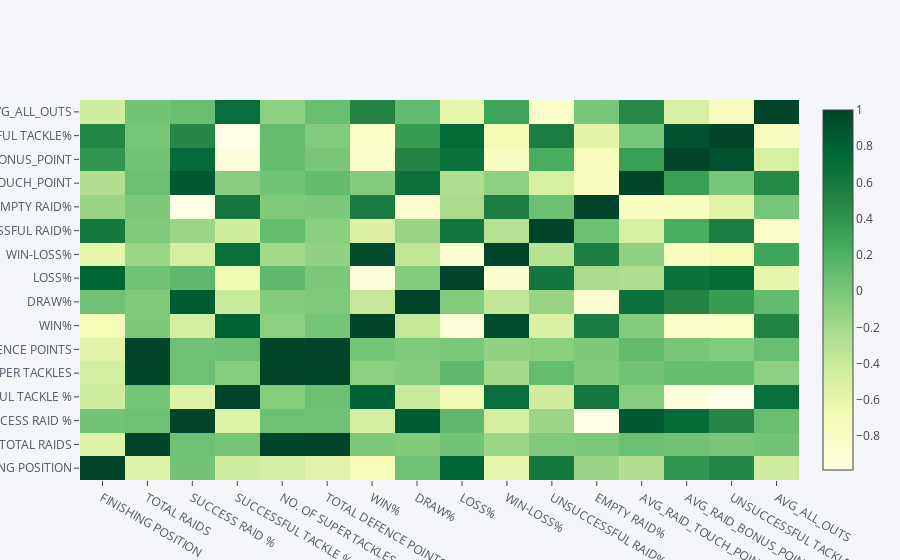

Notebook source saved alongside this figure:
### Code cell
df6.corr().iplot(kind='heatmap',colorscale='ylgn')

### Figure 1 — Plotly figure (JSON) as saved in the notebook; plotly's stock layout.template omitted (floating-point values rounded to 4 significant figures; data arrays with more than 128 entries replaced by an {"elided": "..."} marker saying what was removed)
{"data": [{"colorscale": [[0, "rgb(255,255,229)"], [0.125, "rgb(247,252,185)"], [0.25, "rgb(217,240,163)"], [0.375, "rgb(173,221,142)"], [0.5, "rgb(120,198,121)"], [0.625, "rgb(65,171,93)"], [0.75, "rgb(35,132,67)"], [0.875, "rgb(0,104,55)"], [1, "rgb(0,69,41)"]], "type": "heatmap", "uid": "eb2e0aaa-820b-47a8-9951-5dc93f096c6a", "x": ["FINISHING POSITION", "TOTAL RAIDS", "SUCCESS RAID %", "SUCCESSFUL TACKLE %", "NO. OF SUPER TACKLES", "TOTAL DEFENCE POINTS", "WIN%", "DRAW%", "LOSS%", "WIN-LOSS%", "UNSUCCESSFUL RAID%", "EMPTY RAID%", "AVG_RAID_TOUCH_POINT", "AVG_RAID_BONUS_POINT", "UNSUCCESSFUL TACKLE%", "AVG_ALL_OUTS"], "y": ["FINISHING POSITION", "TOTAL RAIDS", "SUCCESS RAID %", "SUCCESSFUL TACKLE %", "NO. OF SUPER TACKLES", "TOTAL DEFENCE POINTS", "WIN%", "DRAW%", "LOSS%", "WIN-LOSS%", "UNSUCCESSFUL RAID%", "EMPTY RAID%", "AVG_RAID_TOUCH_POINT", "AVG_RAID_BONUS_POINT", "UNSUCCESSFUL TACKLE%", "AVG_ALL_OUTS"], "z": {"elided": "16x16 float values"}, "zmax": 1, "zmin": -0.9864}], "layout": {"legend": {"bgcolor": "#F5F6F9", "font": {"color": "#4D5663"}}, "paper_bgcolor": "#F5F6F9", "plot_bgcolor": "#F5F6F9", "title": {"font": {"color": "#4D5663"}}, "xaxis": {"gridcolor": "#E1E5ED", "showgrid": true, "tickfont": {"color": "#4D5663"}, "title": {"font": {"color": "#4D5663"}, "text": ""}, "zerolinecolor": "#E1E5ED"}, "yaxis": {"gridcolor": "#E1E5ED", "showgrid": true, "tickfont": {"color": "#4D5663"}, "title": {"font": {"color": "#4D5663"}, "text": ""}, "zerolinecolor": "#E1E5ED"}}}
